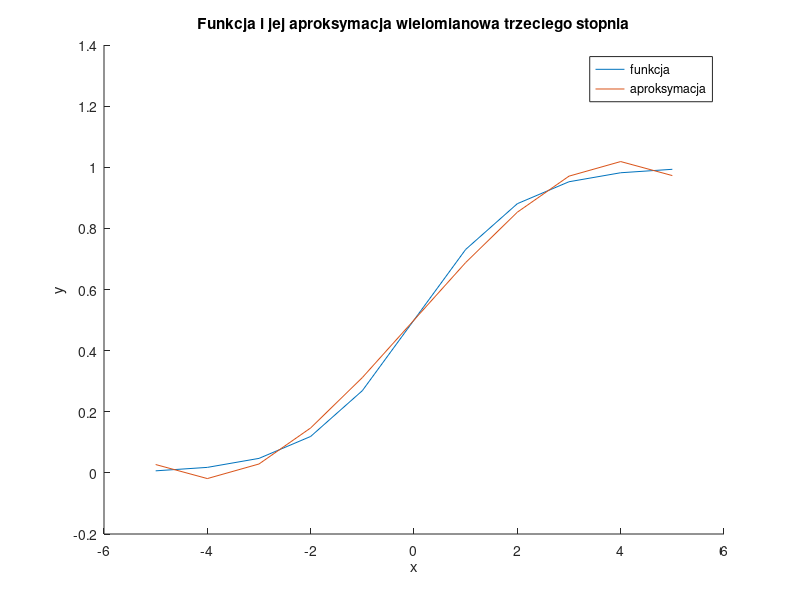

This figure's MATLAB source:
f = @(x) 1./(1 + exp(-x));
x_i = -5:1:5;
y_i = f(x_i);

n = length(x_i) - 1;
m = 3; 

M = zeros(n+1,m+1);
for i = 0:n
    for j = 0:m
        M(i+1, j+1) = x_i(i+1)^j;
    end
end

Y = y_i';
MTM = M' * M;
MTY = M' * Y;
A = MTM \ MTY;

W = @(x, A) A(1) + A(2)*x + A(3)*x.^2 + A(4)*x.^3;

y_i_approx = W(x_i, A);
hold on
plot(x_i, y_i)
plot(x_i, y_i_approx)
title("Funkcja i jej aproksymacja wielomianowa trzeciego stopnia")
legend("funkcja","aproksymacja", 'Location','best');
xlabel("x");
ylabel("y");
hold off

% blad
diff_vector = zeros(1, n+1);
for i = 0:n
    diff_vector(i+1) = abs(y_i(i+1) - y_i_approx(i+1));
end
diff = sum(diff_vector) / (n+1)